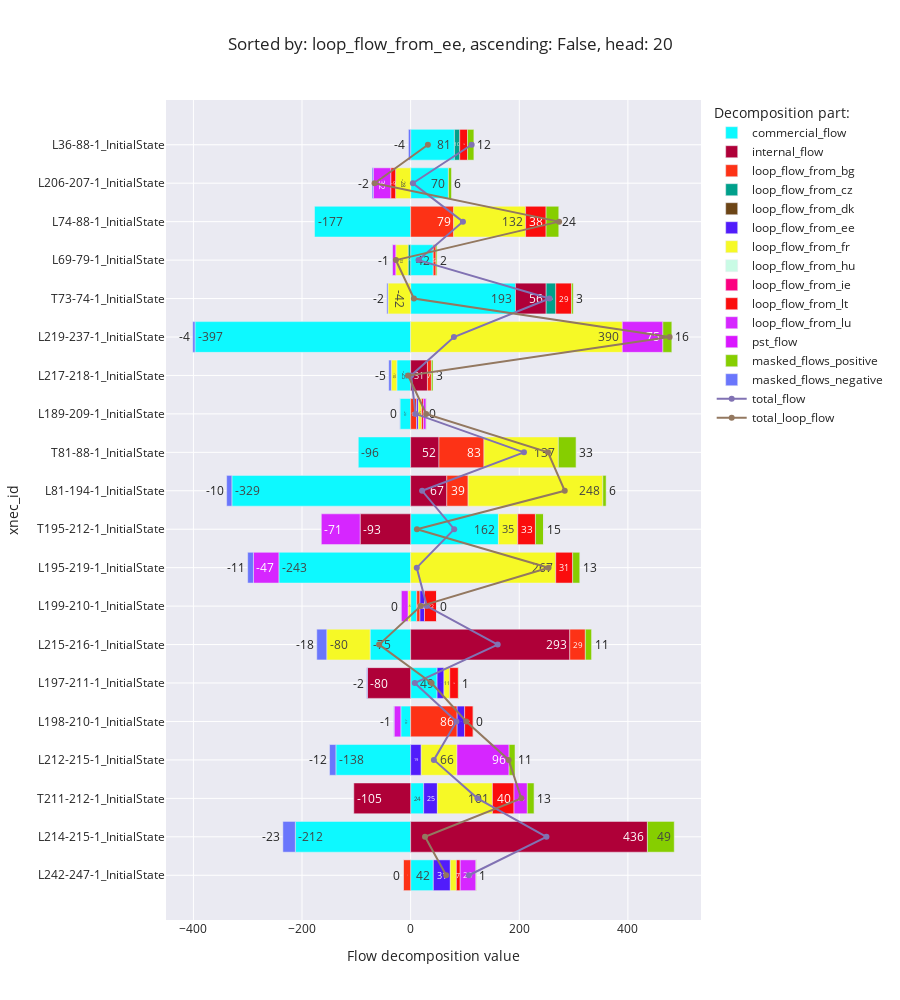

The cell this chart's notebook holds for it:
### Code cell
flow_decomposition_bar_chart(f'loop_flow_from_{random.Random(12).choice(list(countries)).alpha_2.lower()}')

### Figure 1 — Plotly figure (JSON) as saved in the notebook; plotly's stock layout.template omitted (floating-point values rounded to 4 significant figures)
{"data": [{"alignmentgroup": "True", "hovertemplate": "Decomposition part:=commercial_flow<br>Flow decomposition value=%{x}<br>xnec_id=%{y}<extra></extra>", "legendgroup": "commercial_flow", "marker": {"color": "#0DF9FF", "pattern": {"shape": ""}}, "name": "commercial_flow", "offsetgroup": "commercial_flow", "orientation": "h", "showlegend": true, "textposition": "auto", "texttemplate": "%{x:.0f}", "type": "bar", "x": [41.76, -212.3, 23.98, -137.7, -18.06, 48.71, -74.67, 11.18, -242.6, 161.7, -329.2, -96.4, -19.78, -25.45, -397.2, 193.0, 41.56, -177.0, 69.55, 80.59], "xaxis": "x", "y": ["L242-247-1_InitialState", "L214-215-1_InitialState", "T211-212-1_InitialState", "L212-215-1_InitialState", "L198-210-1_InitialState", "L197-211-1_InitialState", "L215-216-1_InitialState", "L199-210-1_InitialState", "L195-219-1_InitialState", "T195-212-1_InitialState", "L81-194-1_InitialState", "T81-88-1_InitialState", "L189-209-1_InitialState", "L217-218-1_InitialState", "L219-237-1_InitialState", "T73-74-1_InitialState", "L69-79-1_InitialState", "L74-88-1_InitialState", "L206-207-1_InitialState", "L36-88-1_InitialState"], "yaxis": "y"}, {"alignmentgroup": "True", "hovertemplate": "Decomposition part:=internal_flow<br>Flow decomposition value=%{x}<br>xnec_id=%{y}<extra></extra>", "legendgroup": "internal_flow", "marker": {"color": "#AF0038", "pattern": {"shape": ""}}, "name": "internal_flow", "offsetgroup": "internal_flow", "orientation": "h", "showlegend": true, "textposition": "auto", "texttemplate": "%{x:.0f}", "type": "bar", "x": [null, 435.9, -104.7, null, null, -79.59, 293.0, null, null, -93.0, 66.56, 52.16, null, 30.94, null, 56.48, null, null, null, null], "xaxis": "x", "y": ["L242-247-1_InitialState", "L214-215-1_InitialState", "T211-212-1_InitialState", "L212-215-1_InitialState", "L198-210-1_InitialState", "L197-211-1_InitialState", "L215-216-1_InitialState", "L199-210-1_InitialState", "L195-219-1_InitialState", "T195-212-1_InitialState", "L81-194-1_InitialState", "T81-88-1_InitialState", "L189-209-1_InitialState", "L217-218-1_InitialState", "L219-237-1_InitialState", "T73-74-1_InitialState", "L69-79-1_InitialState", "L74-88-1_InitialState", "L206-207-1_InitialState", "L36-88-1_InitialState"], "yaxis": "y"}, {"alignmentgroup": "True", "hovertemplate": "Decomposition part:=loop_flow_from_bg<br>Flow decomposition value=%{x}<br>xnec_id=%{y}<extra></extra>", "legendgroup": "loop_flow_from_bg", "marker": {"color": "#FD3216", "pattern": {"shape": ""}}, "name": "loop_flow_from_bg", "offsetgroup": "loop_flow_from_bg", "orientation": "h", "showlegend": true, "textposition": "auto", "texttemplate": "%{x:.0f}", "type": "bar", "x": [-13.64, null, null, null, 85.62, null, 28.69, 5.965, null, null, 39.25, 82.86, 10.77, 7.314, null, null, 5.173, 79.31, null, null], "xaxis": "x", "y": ["L242-247-1_InitialState", "L214-215-1_InitialState", "T211-212-1_InitialState", "L212-215-1_InitialState", "L198-210-1_InitialState", "L197-211-1_InitialState", "L215-216-1_InitialState", "L199-210-1_InitialState", "L195-219-1_InitialState", "T195-212-1_InitialState", "L81-194-1_InitialState", "T81-88-1_InitialState", "L189-209-1_InitialState", "L217-218-1_InitialState", "L219-237-1_InitialState", "T73-74-1_InitialState", "L69-79-1_InitialState", "L74-88-1_InitialState", "L206-207-1_InitialState", "L36-88-1_InitialState"], "yaxis": "y"}, {"alignmentgroup": "True", "hovertemplate": "Decomposition part:=loop_flow_from_cz<br>Flow decomposition value=%{x}<br>xnec_id=%{y}<extra></extra>", "legendgroup": "loop_flow_from_cz", "marker": {"color": "#00A08B", "pattern": {"shape": ""}}, "name": "loop_flow_from_cz", "offsetgroup": "loop_flow_from_cz", "orientation": "h", "showlegend": true, "textposition": "auto", "texttemplate": "%{x:.0f}", "type": "bar", "x": [null, null, null, null, null, null, null, null, null, null, null, null, null, null, null, 17.68, -4.723, null, null, 9.763], "xaxis": "x", "y": ["L242-247-1_InitialState", "L214-215-1_InitialState", "T211-212-1_InitialState", "L212-215-1_InitialState", "L198-210-1_InitialState", "L197-211-1_InitialState", "L215-216-1_InitialState", "L199-210-1_InitialState", "L195-219-1_InitialState", "T195-212-1_InitialState", "L81-194-1_InitialState", "T81-88-1_InitialState", "L189-209-1_InitialState", "L217-218-1_InitialState", "L219-237-1_InitialState", "T73-74-1_InitialState", "L69-79-1_InitialState", "L74-88-1_InitialState", "L206-207-1_InitialState", "L36-88-1_InitialState"], "yaxis": "y"}, {"alignmentgroup": "True", "hovertemplate": "Decomposition part:=loop_flow_from_dk<br>Flow decomposition value=%{x}<br>xnec_id=%{y}<extra></extra>", "legendgroup": "loop_flow_from_dk", "marker": {"color": "#6C4516", "pattern": {"shape": ""}}, "name": "loop_flow_from_dk", "offsetgroup": "loop_flow_from_dk", "orientation": "h", "showlegend": true, "textposition": "auto", "texttemplate": "%{x:.0f}", "type": "bar", "x": [null, null, null, null, null, null, null, null, null, null, null, null, null, null, null, null, null, null, null, null], "xaxis": "x", "y": ["L242-247-1_InitialState", "L214-215-1_InitialState", "T211-212-1_InitialState", "L212-215-1_InitialState", "L198-210-1_InitialState", "L197-211-1_InitialState", "L215-216-1_InitialState", "L199-210-1_InitialState", "L195-219-1_InitialState", "T195-212-1_InitialState", "L81-194-1_InitialState", "T81-88-1_InitialState", "L189-209-1_InitialState", "L217-218-1_InitialState", "L219-237-1_InitialState", "T73-74-1_InitialState", "L69-79-1_InitialState", "L74-88-1_InitialState", "L206-207-1_InitialState", "L36-88-1_InitialState"], "yaxis": "y"}, {"alignmentgroup": "True", "hovertemplate": "Decomposition part:=loop_flow_from_ee<br>Flow decomposition value=%{x}<br>xnec_id=%{y}<extra></extra>", "legendgroup": "loop_flow_from_ee", "marker": {"color": "#511CFB", "pattern": {"shape": ""}}, "name": "loop_flow_from_ee", "offsetgroup": "loop_flow_from_ee", "orientation": "h", "showlegend": true, "textposition": "auto", "texttemplate": "%{x:.0f}", "type": "bar", "x": [31.28, null, 25.25, 19.44, 13.79, 12.64, null, 8.372, null, null, null, null, 3.359, null, null, null, null, null, null, null], "xaxis": "x", "y": ["L242-247-1_InitialState", "L214-215-1_InitialState", "T211-212-1_InitialState", "L212-215-1_InitialState", "L198-210-1_InitialState", "L197-211-1_InitialState", "L215-216-1_InitialState", "L199-210-1_InitialState", "L195-219-1_InitialState", "T195-212-1_InitialState", "L81-194-1_InitialState", "T81-88-1_InitialState", "L189-209-1_InitialState", "L217-218-1_InitialState", "L219-237-1_InitialState", "T73-74-1_InitialState", "L69-79-1_InitialState", "L74-88-1_InitialState", "L206-207-1_InitialState", "L36-88-1_InitialState"], "yaxis": "y"}, {"alignmentgroup": "True", "hovertemplate": "Decomposition part:=loop_flow_from_fr<br>Flow decomposition value=%{x}<br>xnec_id=%{y}<extra></extra>", "legendgroup": "loop_flow_from_fr", "marker": {"color": "#F6F926", "pattern": {"shape": ""}}, "name": "loop_flow_from_fr", "offsetgroup": "loop_flow_from_fr", "orientation": "h", "showlegend": true, "textposition": "auto", "texttemplate": "%{x:.0f}", "type": "bar", "x": [11.15, null, 101.4, 65.88, null, 10.64, -79.79, -4.879, 267.1, 35.48, 248.1, 136.9, 6.119, -10.29, 389.7, -41.67, -22.67, 132.3, -27.77, null], "xaxis": "x", "y": ["L242-247-1_InitialState", "L214-215-1_InitialState", "T211-212-1_InitialState", "L212-215-1_InitialState", "L198-210-1_InitialState", "L197-211-1_InitialState", "L215-216-1_InitialState", "L199-210-1_InitialState", "L195-219-1_InitialState", "T195-212-1_InitialState", "L81-194-1_InitialState", "T81-88-1_InitialState", "L189-209-1_InitialState", "L217-218-1_InitialState", "L219-237-1_InitialState", "T73-74-1_InitialState", "L69-79-1_InitialState", "L74-88-1_InitialState", "L206-207-1_InitialState", "L36-88-1_InitialState"], "yaxis": "y"}, {"alignmentgroup": "True", "hovertemplate": "Decomposition part:=loop_flow_from_hu<br>Flow decomposition value=%{x}<br>xnec_id=%{y}<extra></extra>", "legendgroup": "loop_flow_from_hu", "marker": {"color": "#C9FBE5", "pattern": {"shape": ""}}, "name": "loop_flow_from_hu", "offsetgroup": "loop_flow_from_hu", "orientation": "h", "showlegend": true, "textposition": "auto", "texttemplate": "%{x:.0f}", "type": "bar", "x": [null, null, null, null, null, null, null, null, null, null, null, null, null, null, null, null, null, null, null, null], "xaxis": "x", "y": ["L242-247-1_InitialState", "L214-215-1_InitialState", "T211-212-1_InitialState", "L212-215-1_InitialState", "L198-210-1_InitialState", "L197-211-1_InitialState", "L215-216-1_InitialState", "L199-210-1_InitialState", "L195-219-1_InitialState", "T195-212-1_InitialState", "L81-194-1_InitialState", "T81-88-1_InitialState", "L189-209-1_InitialState", "L217-218-1_InitialState", "L219-237-1_InitialState", "T73-74-1_InitialState", "L69-79-1_InitialState", "L74-88-1_InitialState", "L206-207-1_InitialState", "L36-88-1_InitialState"], "yaxis": "y"}, {"alignmentgroup": "True", "hovertemplate": "Decomposition part:=loop_flow_from_ie<br>Flow decomposition value=%{x}<br>xnec_id=%{y}<extra></extra>", "legendgroup": "loop_flow_from_ie", "marker": {"color": "#FC0080", "pattern": {"shape": ""}}, "name": "loop_flow_from_ie", "offsetgroup": "loop_flow_from_ie", "orientation": "h", "showlegend": true, "textposition": "auto", "texttemplate": "%{x:.0f}", "type": "bar", "x": [null, null, null, null, null, null, null, null, null, null, null, null, null, null, null, null, null, null, null, null], "xaxis": "x", "y": ["L242-247-1_InitialState", "L214-215-1_InitialState", "T211-212-1_InitialState", "L212-215-1_InitialState", "L198-210-1_InitialState", "L197-211-1_InitialState", "L215-216-1_InitialState", "L199-210-1_InitialState", "L195-219-1_InitialState", "T195-212-1_InitialState", "L81-194-1_InitialState", "T81-88-1_InitialState", "L189-209-1_InitialState", "L217-218-1_InitialState", "L219-237-1_InitialState", "T73-74-1_InitialState", "L69-79-1_InitialState", "L74-88-1_InitialState", "L206-207-1_InitialState", "L36-88-1_InitialState"], "yaxis": "y"}, {"alignmentgroup": "True", "hovertemplate": "Decomposition part:=loop_flow_from_lt<br>Flow decomposition value=%{x}<br>xnec_id=%{y}<extra></extra>", "legendgroup": "loop_flow_from_lt", "marker": {"color": "#FB0D0D", "pattern": {"shape": ""}}, "name": "loop_flow_from_lt", "offsetgroup": "loop_flow_from_lt", "orientation": "h", "showlegend": true, "textposition": "auto", "texttemplate": "%{x:.0f}", "type": "bar", "x": [7.045, null, 39.76, null, 15.75, 15.87, null, 22.14, 31.27, 32.66, null, null, 3.264, null, null, 28.91, null, 37.76, -8.85, 14.4], "xaxis": "x", "y": ["L242-247-1_InitialState", "L214-215-1_InitialState", "T211-212-1_InitialState", "L212-215-1_InitialState", "L198-210-1_InitialState", "L197-211-1_InitialState", "L215-216-1_InitialState", "L199-210-1_InitialState", "L195-219-1_InitialState", "T195-212-1_InitialState", "L81-194-1_InitialState", "T81-88-1_InitialState", "L189-209-1_InitialState", "L217-218-1_InitialState", "L219-237-1_InitialState", "T73-74-1_InitialState", "L69-79-1_InitialState", "L74-88-1_InitialState", "L206-207-1_InitialState", "L36-88-1_InitialState"], "yaxis": "y"}, {"alignmentgroup": "True", "hovertemplate": "Decomposition part:=loop_flow_from_lu<br>Flow decomposition value=%{x}<br>xnec_id=%{y}<extra></extra>", "legendgroup": "loop_flow_from_lu", "marker": {"color": "#D626FF", "pattern": {"shape": ""}}, "name": "loop_flow_from_lu", "offsetgroup": "loop_flow_from_lu", "orientation": "h", "showlegend": true, "textposition": "auto", "texttemplate": "%{x:.0f}", "type": "bar", "x": [29.02, null, 24.47, 95.96, -12.45, null, null, -12.69, -46.93, -71.49, null, null, 5.03, null, 74.73, null, -6.226, null, -32.27, null], "xaxis": "x", "y": ["L242-247-1_InitialState", "L214-215-1_InitialState", "T211-212-1_InitialState", "L212-215-1_InitialState", "L198-210-1_InitialState", "L197-211-1_InitialState", "L215-216-1_InitialState", "L199-210-1_InitialState", "L195-219-1_InitialState", "T195-212-1_InitialState", "L81-194-1_InitialState", "T81-88-1_InitialState", "L189-209-1_InitialState", "L217-218-1_InitialState", "L219-237-1_InitialState", "T73-74-1_InitialState", "L69-79-1_InitialState", "L74-88-1_InitialState", "L206-207-1_InitialState", "L36-88-1_InitialState"], "yaxis": "y"}, {"alignmentgroup": "True", "hovertemplate": "Decomposition part:=pst_flow<br>Flow decomposition value=%{x}<br>xnec_id=%{y}<extra></extra>", "legendgroup": "pst_flow", "marker": {"color": "#DA16FF", "pattern": {"shape": ""}}, "name": "pst_flow", "offsetgroup": "pst_flow", "orientation": "h", "showlegend": true, "textposition": "auto", "texttemplate": "%{x:.0f}", "type": "bar", "x": [null, null, null, null, null, null, null, null, null, null, null, null, null, null, null, null, null, null, null, null], "xaxis": "x", "y": ["L242-247-1_InitialState", "L214-215-1_InitialState", "T211-212-1_InitialState", "L212-215-1_InitialState", "L198-210-1_InitialState", "L197-211-1_InitialState", "L215-216-1_InitialState", "L199-210-1_InitialState", "L195-219-1_InitialState", "T195-212-1_InitialState", "L81-194-1_InitialState", "T81-88-1_InitialState", "L189-209-1_InitialState", "L217-218-1_InitialState", "L219-237-1_InitialState", "T73-74-1_InitialState", "L69-79-1_InitialState", "L74-88-1_InitialState", "L206-207-1_InitialState", "L36-88-1_InitialState"], "yaxis": "y"}, {"alignmentgroup": "True", "hovertemplate": "Decomposition part:=masked_flows_positive<br>Flow decomposition value=%{x}<br>xnec_id=%{y}<extra></extra>", "legendgroup": "masked_flows_positive", "marker": {"color": "#86CE00", "pattern": {"shape": ""}}, "name": "masked_flows_positive", "offsetgroup": "masked_flows_positive", "orientation": "h", "showlegend": true, "textposition": "auto", "texttemplate": "%{x:.0f}", "type": "bar", "x": [0.5695, 49.41, 12.88, 10.88, 0.305, 0.8792, 11.44, 0.01422, 13.03, 14.9, 6.049, 33.14, 0.4424, 2.915, 16.46, 3.261, 1.919, 23.92, 5.603, 11.7], "xaxis": "x", "y": ["L242-247-1_InitialState", "L214-215-1_InitialState", "T211-212-1_InitialState", "L212-215-1_InitialState", "L198-210-1_InitialState", "L197-211-1_InitialState", "L215-216-1_InitialState", "L199-210-1_InitialState", "L195-219-1_InitialState", "T195-212-1_InitialState", "L81-194-1_InitialState", "T81-88-1_InitialState", "L189-209-1_InitialState", "L217-218-1_InitialState", "L219-237-1_InitialState", "T73-74-1_InitialState", "L69-79-1_InitialState", "L74-88-1_InitialState", "L206-207-1_InitialState", "L36-88-1_InitialState"], "yaxis": "y"}, {"alignmentgroup": "True", "hovertemplate": "Decomposition part:=masked_flows_negative<br>Flow decomposition value=%{x}<br>xnec_id=%{y}<extra></extra>", "legendgroup": "masked_flows_negative", "marker": {"color": "#6A76FC", "pattern": {"shape": ""}}, "name": "masked_flows_negative", "offsetgroup": "masked_flows_negative", "orientation": "h", "showlegend": true, "textposition": "auto", "texttemplate": "%{x:.0f}", "type": "bar", "x": [-0.03251, -22.94, 0, -11.68, -0.6578, -1.523, -18.39, -0.366, -10.57, 0, -9.637, 0, -0.3596, -4.576, -4.062, -2.186, -0.6181, 0, -2.195, -4.106], "xaxis": "x", "y": ["L242-247-1_InitialState", "L214-215-1_InitialState", "T211-212-1_InitialState", "L212-215-1_InitialState", "L198-210-1_InitialState", "L197-211-1_InitialState", "L215-216-1_InitialState", "L199-210-1_InitialState", "L195-219-1_InitialState", "T195-212-1_InitialState", "L81-194-1_InitialState", "T81-88-1_InitialState", "L189-209-1_InitialState", "L217-218-1_InitialState", "L219-237-1_InitialState", "T73-74-1_InitialState", "L69-79-1_InitialState", "L74-88-1_InitialState", "L206-207-1_InitialState", "L36-88-1_InitialState"], "yaxis": "y"}, {"mode": "lines+markers", "name": "total_flow", "type": "scatter", "x": [107.2, 250.1, 123.0, 42.81, 84.3, 7.631, 160.3, 29.73, 11.26, 80.21, 21.08, 208.6, 8.843, 0.8639, 79.68, 255.5, 14.41, 96.31, 4.071, 112.3], "y": ["L242-247-1_InitialState", "L214-215-1_InitialState", "T211-212-1_InitialState", "L212-215-1_InitialState", "L198-210-1_InitialState", "L197-211-1_InitialState", "L215-216-1_InitialState", "L199-210-1_InitialState", "L195-219-1_InitialState", "T195-212-1_InitialState", "L81-194-1_InitialState", "T81-88-1_InitialState", "L189-209-1_InitialState", "L217-218-1_InitialState", "L219-237-1_InitialState", "T73-74-1_InitialState", "L69-79-1_InitialState", "L74-88-1_InitialState", "L206-207-1_InitialState", "L36-88-1_InitialState"]}, {"mode": "lines+markers", "name": "total_loop_flow", "type": "scatter", "x": [65.4, 26.47, 203.7, 180.5, 102.4, 38.51, -58.06, 18.55, 253.9, 11.56, 283.7, 252.9, 28.63, -4.636, 476.8, 6.001, -27.15, 273.3, -66.41, 31.75], "y": ["L242-247-1_InitialState", "L214-215-1_InitialState", "T211-212-1_InitialState", "L212-215-1_InitialState", "L198-210-1_InitialState", "L197-211-1_InitialState", "L215-216-1_InitialState", "L199-210-1_InitialState", "L195-219-1_InitialState", "T195-212-1_InitialState", "L81-194-1_InitialState", "T81-88-1_InitialState", "L189-209-1_InitialState", "L217-218-1_InitialState", "L219-237-1_InitialState", "T73-74-1_InitialState", "L69-79-1_InitialState", "L74-88-1_InitialState", "L206-207-1_InitialState", "L36-88-1_InitialState"]}], "layout": {"barmode": "relative", "height": 1000, "legend": {"title": {"text": "Decomposition part:"}, "tracegroupgap": 0}, "title": {"text": "Sorted by: loop_flow_from_ee, ascending: False, head: 20"}, "xaxis": {"anchor": "y", "domain": [0, 1], "title": {"text": "Flow decomposition value"}}, "yaxis": {"anchor": "x", "domain": [0, 1], "title": {"text": "xnec_id"}}}}
